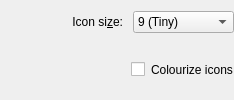
           <widget class="QWidget" name="page_8">
            <layout class="QGridLayout" name="gridLayout_15">
             <property name="leftMargin">
              <number>0</number>
             </property>
             <property name="topMargin">
              <number>0</number>
             </property>
             <property name="rightMargin">
              <number>0</number>
             </property>
             <property name="bottomMargin">
              <number>12</number>
             </property>
             <property name="horizontalSpacing">
              <number>0</number>
             </property>
             <property name="verticalSpacing">
              <number>18</number>
             </property>
             <item row="0" column="0" colspan="2">
              <widget class="QLabel" name="label_32">
               <property name="text">
                <string>Icon si&amp;ze:   </string>
               </property>
               <property name="alignment">
                <set>Qt::AlignRight|Qt::AlignTrailing|Qt::AlignVCenter</set>
               </property>
               <property name="buddy">
                <cstring>systemIconSize</cstring>
               </property>
              </widget>
             </item>
             <item row="1" column="1" colspan="2">
              <widget class="QCheckBox" name="colorizeSystemIcons">
               <property name="styleSheet">
                <string notr="true">margin-left:100%;</string>
               </property>
               <property name="text">
                <string>Colourize icons</string>
               </property>
              </widget>
             </item>
             <item row="0" column="2">
              <widget class="QComboBox" name="systemIconSize">
               <item>
                <property name="text">
                 <string>9 (Tiny)</string>
                </property>
               </item>
               <item>
                <property name="text">
                 <string>13 (Small)</string>
                </property>
               </item>
               <item>
                <property name="text">
                 <string>16</string>
                </property>
               </item>
               <item>
                <property name="text">
                 <string>18 (Medium)</string>
                </property>
               </item>
               <item>
                <property name="text">
                 <string>22</string>
                </property>
               </item>
               <item>
                <property name="text">
                 <string>24</string>
                </property>
               </item>
               <item>
                <property name="text">
                 <string>32</string>
                </property>
               </item>
               <item>
                <property name="text">
                 <string>48</string>
                </property>
               </item>
              </widget>
             </item>
            </layout>
           </widget>
